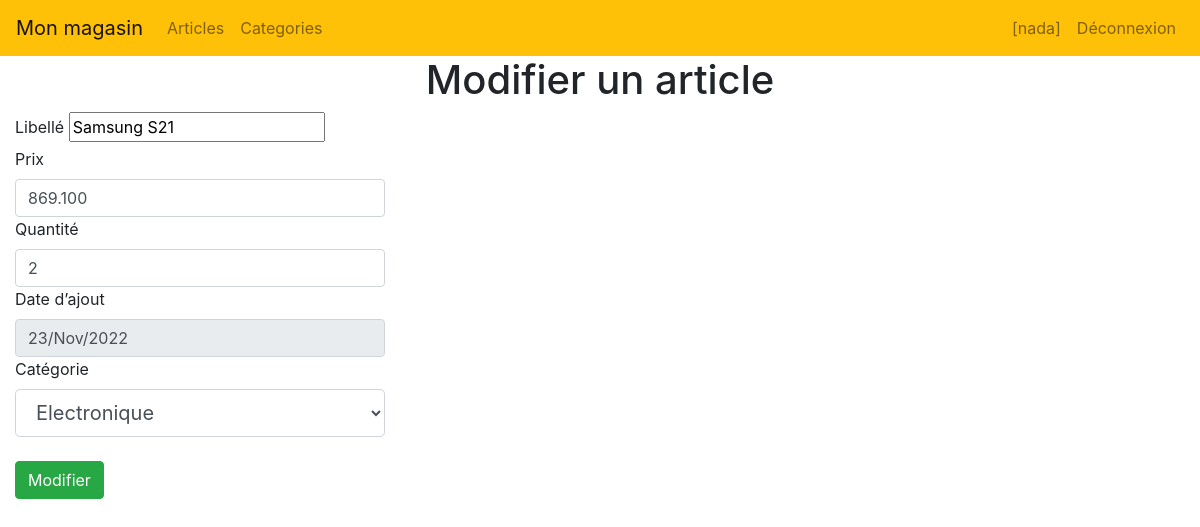
Page /magasin/articles/update_art/2 (signed in) on the committed database.
### magasin/models.py (models this page shows, shortened)
class Article(models.Model) :
    libelle = models.CharField(max_length=25)
    prix = models.FloatField()
    qte = models.IntegerField()
    dateAjout = models.DateField()
    categ = models.ForeignKey('Categorie', on_delete=models.CASCADE,)

### magasin/views.py (the view)
# urls.py: path('articles/update_art/<int:id>', views.update_art,name='update_art'),
def update_art(request, id):
    art = Article.objects.get(id=id)
    cat = Categorie.objects.all().values()
    template = loader.get_template('updateArticle.html')
    context = {
    'art': art,
    'cat':cat, }
    return HttpResponse(template.render(context, request))

### magasin/Templates/updateArticle.html (shortened to what this page needs)
{% load static %}
<html>
<head>
    <link rel="stylesheet" href="{% static 'css/style.css' %}">
    <link rel="stylesheet" href="{% static 'css/bootstrap.min.css'%}">
</head>
<body>
    {% include "navBar.html" %}
    <h1>
        <center>Modifier un article</center>
    </h1>
    <form action="update_art_action/{{ art.id }}" method="post">
        <div class="col-sm-4 col-md-6 col-lg-4">
            <label>Libellé</label>
            <input name="libelle" value="{{ art.libelle }}" class="formcontrol"></td>
        </div>
        <div class="col-sm-4 col-md-6 col-lg-4">
            <label>Prix </label>
            <input name="prix" value="{{ art.prix |floatformat:3 }}" class="form-control">
        </div>
        <div class="col-sm-4 col-md-6 col-lg-4">
            <label>Quantité </label>
            <input type="number" name="qte" value="{{ art.qte }}" class="form-control">
        </div>
        <div class="col-sm-4 col-md-6 col-lg-4">
            <label>Date d’ajout </label>
            <input readonly name="dateAjout" value="{{ art.dateAjout | date:"j/M/Y" }}" class="form-control">
        </div>
        <div class="col-sm-4 col-md-6 col-lg-4">
            <label>Catégorie </label>
            <select name="categ" class="form-control form-control-lg">
                {% for c in cat %}
                {% if c.id == art.categ_id %}
                <option value="{{c.id}}" selected>{{c.nomCat}}</option>
                {% else %}
                <option value="{{c.id}}">{{c.nomCat}}</option>
                {% endif %}
                {% endfor %}
            </select>
        </div>
        <div class="col-sm-4 col-md-6 col-lg-4">
            <br><input type="submit" value="Modifier" class="btn btn-success">
        </div>
    </form>
</body>
</html>

### rows in the picture
Article: libelle "Samsung S21", prix "869.100", qte "2", dateAjout "23/Nov/2022"

### other values in the picture
{{ request.session.username }} "nada"
form field categ "Electronique"
